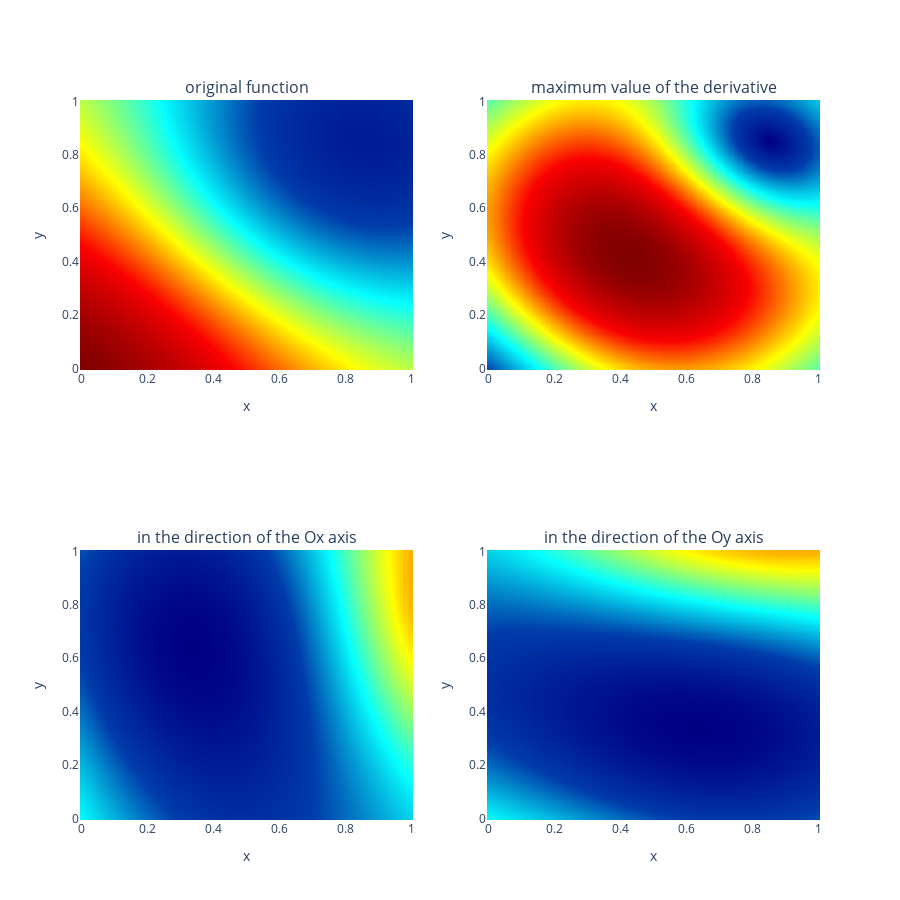

Notebook code cell kept with this figure:
### Code cell
fig =  make_subplots(rows=2, cols=2 ,print_grid=False,
                    subplot_titles=('original function', 'maximum value of the derivative',
                    'in the direction of the Ox axis',
                    'in the direction of the Oy axis'
                   ))
fig.add_trace(go.Heatmap(
            z=z.T,
            colorscale='jet',x=x,y=y,zmid=0,
            zsmooth = 'best'),row=1,col=1)
fig.add_trace(go.Heatmap(
            z=((dzdi**2+dzdj**2)**0.5).T,
            colorscale='jet',x=x,y=y,
            zsmooth = 'best'),row=1,col=2)
fig.add_trace(go.Heatmap(
            z=dzdi.T,
            colorscale='jet',x=x,y=y,zmid=0,
            zsmooth = 'best'),row=2,col=1)
fig.add_trace(go.Heatmap(
            z=dzdj.T,
            colorscale='jet',x=x,y=y,zmid=0,
            zsmooth = 'best'),row=2,col=2)


fig.update_layout(height=900,width=900)
fig.update_xaxes(title='x')
fig.update_yaxes(title='y')
fig.update_traces(showscale=False)
fig.show()
